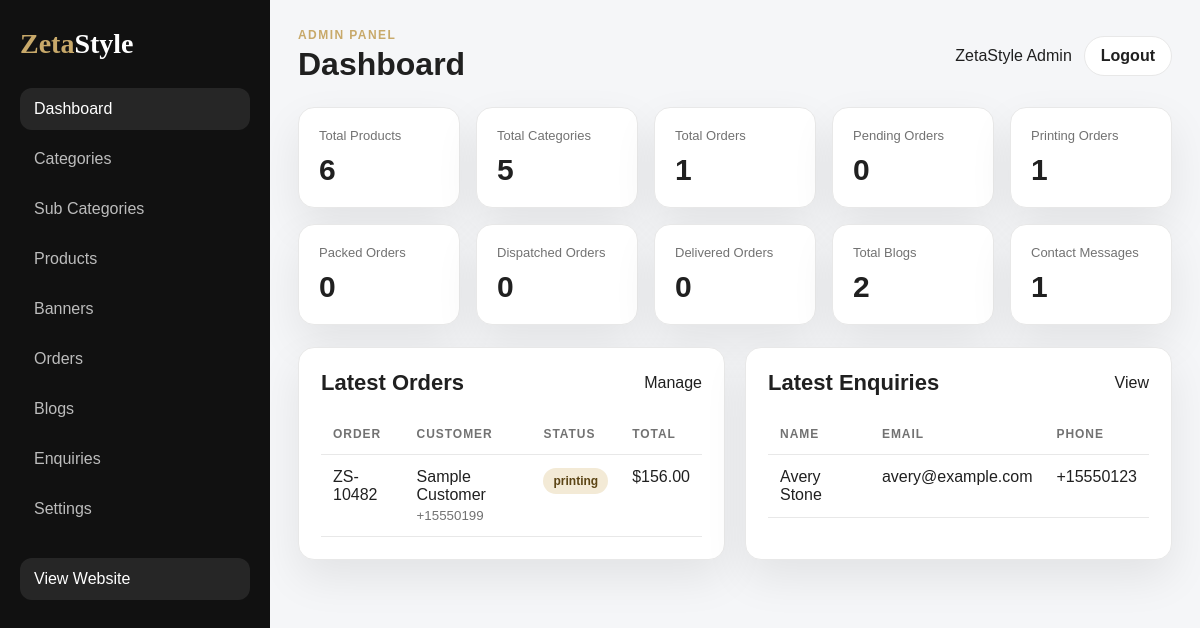
Page /admin/dashboard.php (signed in) on the committed database.
### tables this page shows
CREATE TABLE orders (
    id INT UNSIGNED AUTO_INCREMENT PRIMARY KEY,
    order_id VARCHAR(40) NOT NULL UNIQUE,
    customer_name VARCHAR(140) NOT NULL,
    phone VARCHAR(40) NOT NULL,
    address TEXT NOT NULL,
    notes TEXT NULL,
    status ENUM('pending','confirmed','printing','packed','shipped','delivered','cancelled') NOT NULL DEFAULT 'pending',
    courier_name VARCHAR(120) NOT NULL DEFAULT '',
    tracking_number VARCHAR(120) NOT NULL DEFAULT '',
    expected_delivery DATE NULL,
    total_amount DECIMAL(10,2) NOT NULL DEFAULT 0,
    created_at TIMESTAMP DEFAULT CURRENT_TIMESTAMP,
    updated_at TIMESTAMP DEFAULT CURRENT_TIMESTAMP ON UPDATE CURRENT_TIMESTAMP
);

CREATE TABLE contact_messages (
    id INT UNSIGNED AUTO_INCREMENT PRIMARY KEY,
    name VARCHAR(120) NOT NULL,
    email VARCHAR(180) NOT NULL,
    phone VARCHAR(40) NOT NULL,
    message TEXT NOT NULL,
    created_at TIMESTAMP DEFAULT CURRENT_TIMESTAMP
);

### admin/bootstrap.php (called while the page is built, shortened)
<?php
require_once __DIR__ . '/../includes/functions.php';
function admin_db(): PDO
{
    $pdo = db();
    return $pdo;
}
function admin_url(string $path = ''): string
{
    return '/ZetaStyle/admin/' . ltrim($path, '/');
}
function admin_count(string $table, string $where = '1=1'): int
{
    $statement = admin_db()->query("SELECT COUNT(*) FROM {$table} WHERE {$where}");
    return (int) $statement->fetchColumn();
}

### includes/functions.php (called while the page is built, shortened)
<?php
function e(string $value): string
{
    return htmlspecialchars($value, ENT_QUOTES, 'UTF-8');
}
function money(float $amount): string
{
    return CURRENCY . number_format($amount, 2);
}
    ?>

### admin/dashboard.php (the view, shortened to what this page needs)
<?php
require_once __DIR__ . '/bootstrap.php';
$pdo = admin_db();
$cards = [
    'Total Products' => admin_count('products'),
    'Total Categories' => admin_count('categories'),
    'Total Orders' => admin_count('orders'),
    'Pending Orders' => admin_count('orders', "status = 'pending'"),
    'Printing Orders' => admin_count('orders', "status = 'printing'"),
    'Packed Orders' => admin_count('orders', "status = 'packed'"),
    'Dispatched Orders' => admin_count('orders', "status = 'shipped'"),
    'Delivered Orders' => admin_count('orders', "status = 'delivered'"),
    'Total Blogs' => admin_count('blogs'),
    'Contact Messages' => admin_count('contact_messages'),
];
$latestOrders = $pdo->query('SELECT order_id, customer_name, phone, status, total_amount, created_at FROM orders ORDER BY id DESC LIMIT 6')->fetchAll();
$latestEnquiries = $pdo->query('SELECT name, email, phone, created_at FROM contact_messages ORDER BY id DESC LIMIT 6')->fetchAll();
require __DIR__ . '/header.php';
?>
<section class="card-grid">
    <?php foreach ($cards as $label => $value): ?>
        <article class="stat-card">
            <span><?= e($label); ?></span>
            <strong><?= (int) $value; ?></strong>
        </article>
    <?php endforeach; ?>
</section>
<section class="two-col">
    <article class="panel">
        <div class="panel-head"><h2>Latest Orders</h2><a href="<?= admin_url('orders/'); ?>">Manage</a></div>
        <div class="table-wrap">
            <table>
                <thead><tr><th>Order</th><th>Customer</th><th>Status</th><th>Total</th></tr></thead>
                <tbody>
                <?php foreach ($latestOrders as $order): ?>
                    <tr>
                        <td><?= e($order['order_id']); ?></td>
                        <td><?= e($order['customer_name']); ?><small><?= e($order['phone']); ?></small></td>
                        <td><span class="pill"><?= e($order['status']); ?></span></td>
                        <td><?= money((float) $order['total_amount']); ?></td>
                    </tr>
                <?php endforeach; ?>
                </tbody>
            </table>
        </div>
    </article>
    <article class="panel">
        <div class="panel-head"><h2>Latest Enquiries</h2><a href="<?= admin_url('enquiries/'); ?>">View</a></div>
        <div class="table-wrap">
            <table>
                <thead><tr><th>Name</th><th>Email</th><th>Phone</th></tr></thead>
                <tbody>
                <?php foreach ($latestEnquiries as $enquiry): ?>
                    <tr>
                        <td><?= e($enquiry['name']); ?></td>
                        <td><?= e($enquiry['email']); ?></td>
                        <td><?= e($enquiry['phone']); ?></td>
                    </tr>
                <?php endforeach; ?>
                </tbody>
            </table>
        </div>
    </article>
</section>
<?php require __DIR__ . '/footer.php'; ?>

### admin/assets/css/admin.css (style rules this page uses)
:root { --dark:#111;--gold:#c8a96a;--bg:#f5f6f8;--line:#e8e8e8;--text:#202020;--muted:#727272;--white:#fff;--danger:#b42318;--radius:16px;--shadow:0 18px 44px rgba(17,17,17,.08) }
* { box-sizing:border-box }
body { margin:0;background:var(--bg);color:var(--text);font-family:Arial,sans-serif }
a { color:inherit;text-decoration:none }
.card-grid { display:grid;grid-template-columns:repeat(5,1fr);gap:16px;margin-bottom:22px }
.stat-card,.panel { background:var(--white);border:1px solid var(--line);border-radius:var(--radius);box-shadow:var(--shadow) }
.stat-card { padding:20px }
.stat-card span { display:block;color:var(--muted);font-size:13px }
.stat-card strong { display:block;margin-top:10px;font-size:30px }
.two-col { display:grid;grid-template-columns:1fr 1fr;gap:20px }
.panel { padding:22px;margin-bottom:22px }
.panel-head { display:flex;justify-content:space-between;gap:18px;align-items:center;margin-bottom:18px }
.panel-head h2 { margin:0;font-size:22px }
.table-wrap { overflow:auto }
table { width:100%;border-collapse:collapse }
th,td { text-align:left;padding:13px 12px;border-bottom:1px solid var(--line);vertical-align:top }
th { font-size:12px;text-transform:uppercase;color:var(--muted);letter-spacing:.08em }
td small { display:block;color:var(--muted);margin-top:4px }
.pill { display:inline-flex;padding:6px 10px;border-radius:999px;background:#f3ead6;color:#5c4515;font-size:12px;font-weight:700 }

### rows in the picture
orders: order "ZS-10482", customer_name "Sample Customer", phone "+15550199", status "printing", total_amount "$156.00"
contact_messages: name "Avery Stone", email "avery@example.com", phone "+15550123"

### other values in the picture
$adminTitle "Dashboard"
$_SESSION['admin_name'] "ZetaStyle Admin"
$label "Total Products"
$value "6"
$label "Total Categories"
$value "5"
$label "Total Orders"
$value "1"
$label "Pending Orders"
$value "0"
$label "Printing Orders"
$label "Packed Orders"
$label "Dispatched Orders"
$label "Delivered Orders"
$label "Total Blogs"
